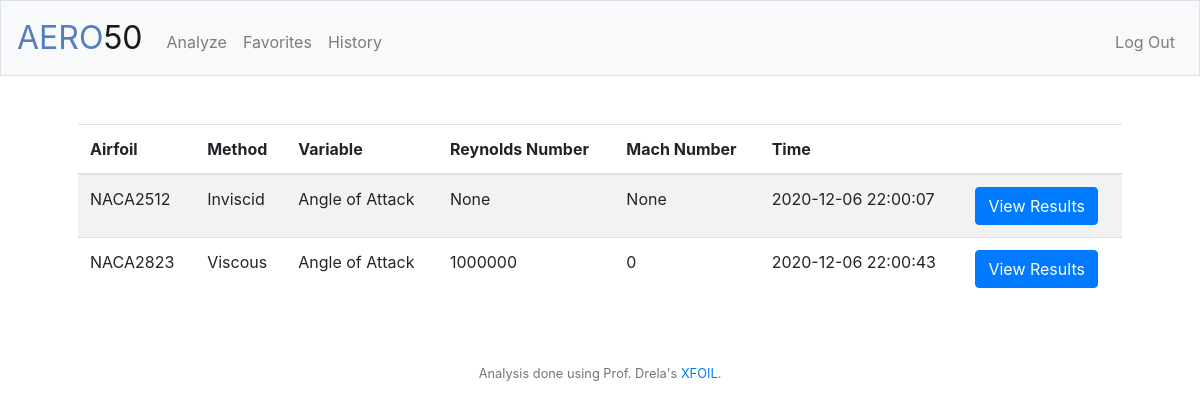
/ (signed in), run on the app's committed database.
### tables this page shows
CREATE TABLE analyses (id INTEGER, airfoil TEXT, method TEXT, variable TEXT, start NUMERIC, end NUMERIC, re NUMERIC, mach NUMERIC, favorites BOOL DEFAULT 0, analysis_id INTEGER, time DATETIME DEFAULT CURRENT_TIMESTAMP, step NUMERIC, max_iter INTEGER, PRIMARY KEY (analysis_id), FOREIGN KEY (id) REFERENCES users(id));

### application.py (the view)
@app.route("/", methods=["GET", "POST"])
@login_required
def index():
    if request.method == "POST":
        analysis_id = request.form.get("analysis_id")
        db.execute("UPDATE analyses SET favorites = 1 WHERE analysis_id = ?", analysis_id)
        data = db.execute("SELECT * FROM analyses WHERE id = ? AND favorites = 1", session["user_id"])
        return render_template("index.html", data=data)
    else:
        data = db.execute("SELECT * FROM analyses WHERE id = ? AND favorites = 1", session["user_id"])
        return render_template("index.html", data=data)

### application.py (called while the page is built)
@app.after_request
def after_request(response):
    response.headers["Cache-Control"] = "no-cache, no-store, must-revalidate"
    response.headers["Expires"] = 0
    response.headers["Pragma"] = "no-cache"
    return response

### helpers.py (called while the page is built)
def login_required(f):
    @wraps(f)
    def decorated_function(*args, **kwargs):
        if session.get("user_id") is None:
            return redirect("/login")
        return f(*args, **kwargs)
    return decorated_function

### templates/index.html (shortened to what this page needs)
{% extends "layout.html" %}
{% block main %}
    <main>
        <table class="table table-striped">
            <thead>
                <tr>
                    <th>Airfoil</th>
                    <th>Method</th>
                    <th>Variable</th>
                    <th>Reynolds Number</th>
                    <th>Mach Number</th>
                    <th>Time</th>
                    <th></th>
                </tr>
            </thead>
            <tbody>
                {% for analysis in data %}
                <tr>
                    <td>NACA{{ analysis.airfoil }}</td>
                    <td>{{ analysis.method }}</td>
                    <td>{{ analysis.variable }}</td>
                    <td>{{ analysis.re }}</td>
                    <td>{{ analysis.mach }}</td>
                    <td>{{ analysis.time }}</td>
                    <td>
                        <form action="/analyze" method="post">
                            <button class="btn btn-primary" type="submit">View Results</button>
                        </form>
                    </td>
                </tr>
                {% endfor %}
            </tbody>
        </table>
    </main>
{% endblock %}

### static/styles.css (style rules this page uses)
main { overflow-x: auto; text-align: center; }
main table { text-align: left; }

### data on the page
analyses: airfoil "2512", method "Inviscid", variable "Angle of Attack", re "None", mach "None", time "2020-12-06 22:00:07"
analyses: airfoil "2823", method "Viscous", variable "Angle of Attack", re "1000000", mach "0", time "2020-12-06 22:00:43"
